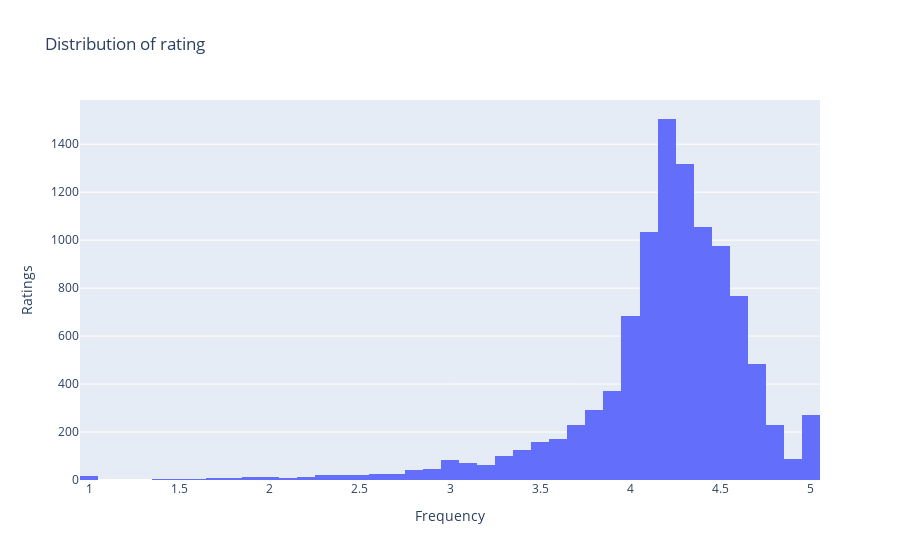

Write notebook code for a chart like this one.
### Markdown cell above
We can see that Sports Category app has maximum average rating

### Code cell
# Let's see average rating of the Apps

average_rating=apps_cleaned["Rating"].mean()
print("Average rating of the Apps is ", average_rating)


trace3=go.Histogram(
    x=apps_cleaned["Rating"]
)

layout3=go.Layout(
    title="Distribution of rating",
    xaxis=dict(title="Frequency"),
    yaxis=dict(title="Ratings")
)
#Setting number of bins

trace3.nbinsx=70 


data3=[trace3]

fig3=go.Figure(data3,layout3)

plotly.offline.iplot(fig3)

### Figure 1 — Plotly figure (JSON) as saved in the notebook; plotly's stock layout.template omitted (floating-point values rounded to 4 significant figures; data arrays with more than 128 entries replaced by an {"elided": "..."} marker saying what was removed)
{"data": [{"nbinsx": 70, "type": "histogram", "x": {"elided": "10357 float values"}}], "layout": {"title": {"text": "Distribution of rating"}, "xaxis": {"title": {"text": "Frequency"}}, "yaxis": {"title": {"text": "Ratings"}}}}
